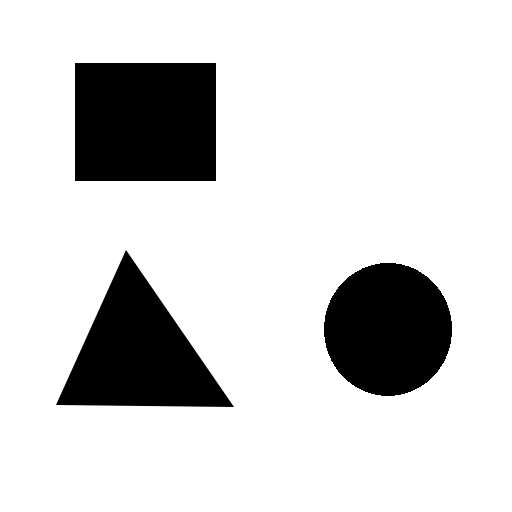
#> input picture APO_source/test_imgs/3shapes.bmp, 512 x 512 px, found by its file name; the run also reads 2 pictures not shown here
$ jupyter execute --allow-errors APO_Lab6_AnalizaObrazu.ipynb
#> lines starting #> are read from the running program, lines starting #| are printed output that depends on the picture; after the words box and inside, x2 and y2 are one past the last pixel; in counts of white or black regions, pixels touching at a corner belong together
# APO Lab 6 Analiza obrazu

[cell 1]
from google.colab.patches import cv2_imshow
import cv2
import numpy as np
from matplotlib import pyplot as plt
import random

from sklearn.metrics import accuracy_score
from sklearn.metrics import confusion_matrix
from sklearn.metrics import ConfusionMatrixDisplay
from sklearn.metrics import classification_report

!WAŻNE! Aby poniższy plik działał na Google Colab, należy wgrać plik '3shapes.bmp' do Zad1 oraz pliki 'svm_utils.py', 'train_ryz.jpg', 'train_fasola.jpg', 'train_soczewica.jpg', 'test1.jpg' do Zad2. Z panelu po lewej stronie wybieramy ikonę folderu ('Files') a następnie 'Upload' i wybieramy plik (wcześniej ściągnięte na dysk twardy z UBI).

# Zadanie 1

[cell 2]
# Wczytanie obrazu pierwotnego
img = cv2.imread('3shapes.bmp', cv2.IMREAD_GRAYSCALE)
#> img is the input picture: shape (512, 512); min 0, max 255, mean 212.3
#cv2_imshow(img)
plt.figure(figsize=(10,10))
plt.imshow(img, cmap='gray')

Funkcja cv2.findContours pozwala w prosty sposób wybrać z obrazu binarnego obiekty a właściwie ich kontury/obrysy. Jej ierwszym argumentem wejściowym jest oczywiście obraz. Dwa kolejne parametry definiują szczegóły generowania konturów. Drugi parametr określa czy znalezione zostaną wyłącznie kontóry zewnętrzne czy wszystie i określa hierarchiczność. W tym przykładzie będziemy korzystać z opcji *cv2.RETR_LIST*, która generuje wszystkie kontóry w obrazie bez ustalania ich hierarchii. Trzeci paramer określa czy i w jaki sposób kontury obiektów będą przybliżane (aproksymowane) aby zminimalizować liczbę punktów niezbędnych do przechowania. W tym przykładzie będziemy korzystać z opcji *cv2.CHAIN_APPROX_SIMPLE*, która enkoduje linie poziome, pionowe i nachylone pod kątem 45 stopni.

Pozostałe opcje drugiego parametru:

*   RETR_EXTERNAL
Python: cv.RETR_EXTERNAL
retrieves only the extreme outer contours. It sets hierarchy[i][2]=hierarchy[i][3]=-1 for all the contours.

*   RETR_LIST
Python: cv.RETR_LIST
retrieves all of the contours without establishing any hierarchical relationships.

*   RETR_CCOMP
Python: cv.RETR_CCOMP
retrieves all of the contours and organizes them into a two-level hierarchy. At the top level, there are external boundaries of the components. At the second level, there are boundaries of the holes. If there is another contour inside a hole of a connected component, it is still put at the top level.

*   RETR_TREE
Python: cv.RETR_TREE
retrieves all of the contours and reconstructs a full hierarchy of nested contours.

*   RETR_FLOODFILL
Python: cv.RETR_FLOODFILL

Pozostałe opcje trzeciego parametru:

*   CHAIN_APPROX_NONE
Python: cv.CHAIN_APPROX_NONE
stores absolutely all the contour points. That is, any 2 subsequent points (x1,y1) and (x2,y2) of the contour will be either horizontal, vertical or diagonal neighbors, that is, max(abs(x1-x2),abs(y2-y1))==1.

*   CHAIN_APPROX_SIMPLE
Python: cv.CHAIN_APPROX_SIMPLE
compresses horizontal, vertical, and diagonal segments and leaves only their end points. For example, an up-right rectangular contour is encoded with 4 points.

*   CHAIN_APPROX_TC89_L1
Python: cv.CHAIN_APPROX_TC89_L1
applies one of the flavors of the Teh-Chin chain approximation algorithm

*   CHAIN_APPROX_TC89_KCOS
Python: cv.CHAIN_APPROX_TC89_KCOS
applies one of the flavors of the Teh-Chin chain approximation algorithm

[Referencja] Dokumentacja: https://docs.opencv.org/2.4/modules/imgproc/doc/structural_analysis_and_shape_descriptors.html#findcontours

[cell 3]
# preporcessing
ret,thresh = cv2.threshold(img,127,255,0) # pogowanie obrazu pierwotnego aby uzyskac obraz binarny
#> thresh: shape (512, 512); 83.3% white; 3 black regions
contours,hierarchy = cv2.findContours(thresh, cv2.RETR_LIST, cv2.CHAIN_APPROX_SIMPLE) # funkcja znajdywania kontórow w obrazie binarnym
#> contours = 4 contours; box (x1, y1, x2, y2) and area: (0, 0, 512, 512) 261121, (74, 62, 217, 182) 16896, (55, 250, 235, 408) 14110, (323, 262, 453, 397) 13539
len(contours) # liczb znalezionych konturów
#> Out = 4

Jak łatwo zauważyć pomimo że na obrazie są trzy obiekty to algorytm znalazł 4 kontury. Zobaczmy dlaczego. Narysyjemy wszystkie znalezione kontury na obrazie.

[cell 4]
# Rysowanie kontórów na obrazie

img2 = cv2.cvtColor(img,cv2.COLOR_GRAY2RGB) # konwersja z szaroodcieniowego do RGB (właściwie to kolejność BGR) aby można było rysować kolorowe kontury

# rysujemy pierwszy kontur kolorem niebieskim
cnt = contours[0]
#> cnt = contour of 180 points, box (x1, y1, x2, y2) (323, 262, 453, 397), area 13539
cv2.drawContours(img2, [cnt], 0, (255,0,0), 3)

# rysujemy drugi kontur kolorem zielonym
cnt = contours[1]
#> cnt = contour of 244 points, box (x1, y1, x2, y2) (55, 250, 235, 408), area 14110
cv2.drawContours(img2, [cnt], 0, (0,255,0), 3)

# rysujemy trzeci kontur kolorem czerwonym
cnt = contours[2]
#> cnt = [[74, 63], [75, 62], [215, 62], [216, 63], [216, 180], [215, 181], [75, 181], [74, 180]]
cv2.drawContours(img2, [cnt], 0, (0,0,255), 3)

# rysujemy czwarty kontur innym kolorem
cnt = contours[3]
#> cnt = [[0, 0], [0, 511], [511, 511], [511, 0]]
cv2.drawContours(img2, [cnt], 0, (255,255,0), 3)

#cv2_imshow(img2)
plt.figure(figsize=(10,10))
plt.imshow(img2)

Jak widać algorytm znajduje również kontur najbardziej zewnętrzny, czyli ramkę obrazu. Poniżej definicja funkcji która wczytuje obraz i wyświetla naniesione kolorowe kontury na obraz po progowaniu. Zachęcam do przetestowania różnych kombinacji parametrów funkcji *cv2.findContours*.

[cell 5]
def find_and_show_contours (fname):
#> called with fname = 'train_fasola.jpg'
  img = cv2.imread(fname, cv2.IMREAD_GRAYSCALE)
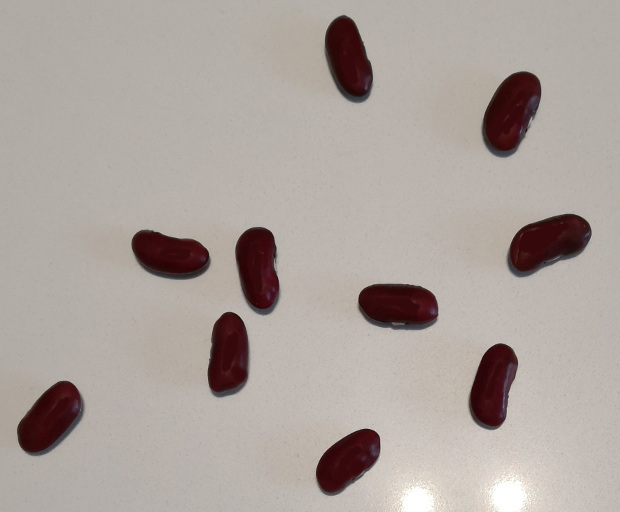
#> input picture APO_source/train_imgs/train_fasola.jpg, 620 x 512 px, found by its file name
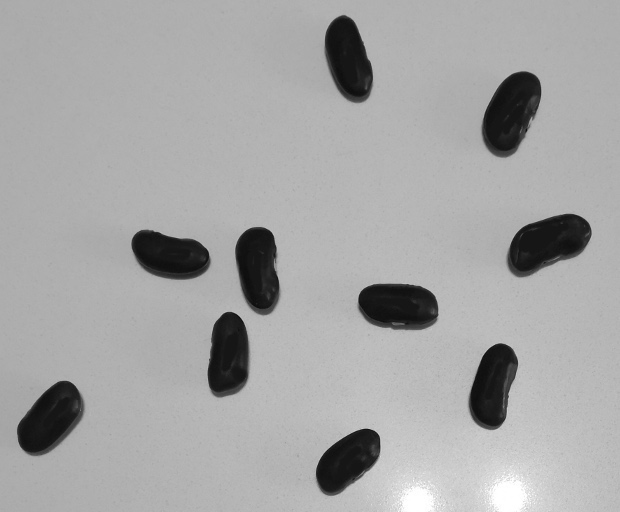
#> img: shape (512, 620); min 12, max 255, mean 165.5
  ret,thresh = cv2.threshold(img,127,255,0)
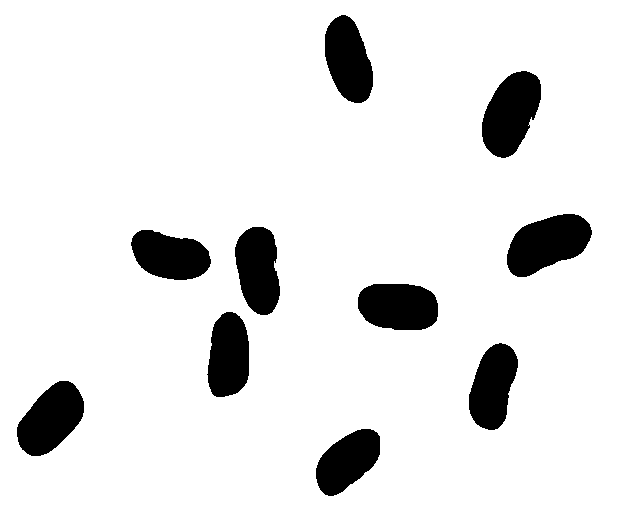
#> thresh: shape (512, 620); 90.2% white; 10 black regions
  contours,hierarchy = cv2.findContours(thresh, cv2.RETR_CCOMP, cv2.CHAIN_APPROX_NONE)
#> contours = 11 contours; largest, box (x1, y1, x2, y2) and area: (0, 0, 620, 512) 316309, (506, 213, 593, 278) 3689, (481, 70, 542, 159) 3621, (16, 380, 85, 457) 3373, (357, 283, 439, 331) 3254
# mode: cv2.RETR_EXTERNAL / cv2.RETR_FLOODFILL
# approximation: cv2.CHAIN_APPROX_NONE / cv2.CHAIN_APPROX_SIMPLE
  img3 = cv2.cvtColor(thresh,cv2.COLOR_GRAY2RGB)
#> img3: shape (512, 620, 3); 90.2% white; 10 black regions, largest, box (x1, y1, x2, y2) and area: (507, 214, 592, 277) 3583, (482, 71, 541, 158) 3514, (17, 381, 84, 456) 3281
  for cnt in contours:
    cv2.drawContours(img3, [cnt], 0, (random.randrange(50,200,25),random.randrange(50,200,25),random.randrange(50,200,25)), 3)
#> this loop made 11 passes
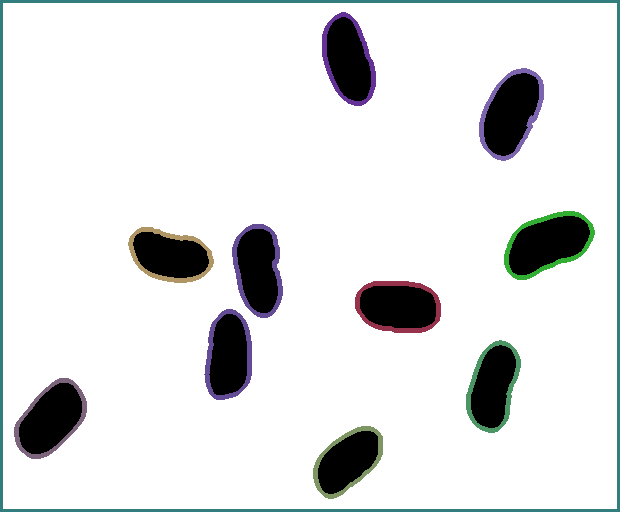
#> img3: shape (512, 620, 3); mean B, G, R 226, 225.7, 224.2
  #cv2_imshow(img3)
  plt.figure(figsize=(10,10))
  plt.imshow(img3)

[cell 6]
find_and_show_contours ('train_fasola.jpg')

## Zad 1. a) Obliczenie momentów

Do obliczania momentów centralnych obrazu (obiektu) służy wbudowana funkcja opencv *cv2.moments*. Może ona przyjmować jako argument wejściowy cały obraz lub kontur (uzyskany z poprzednio użytej funkcji *cv2.findContours*).

Funkcja ta wylicza momenty do 3 rzędu wiec w wyniku otrzymujemy 24 wartości. W języku python wynik jest w postaci 'dict'.

[Referencja] Dokumentacja: https://docs.opencv.org/2.4/modules/imgproc/doc/structural_analysis_and_shape_descriptors.html?highlight=cv2.moments#cv2.moments

[cell 7]
# obliczanie momentów dla całego obrazu
M_img = cv2.moments(img)
#> M_img = moments, m00 55662581, centre m10/m00, m01/m00 = (263.3, 255)
M_img
#> Out has the same summary as M_img

[cell 8]
# obliczanie momentów dla pojedynczego obiektu
cnt = contours[0]
#> cnt = contour of 180 points, box (x1, y1, x2, y2) (323, 262, 453, 397), area 13539
M = cv2.moments(cnt)
#> M = moments, m00 13539, centre m10/m00, m01/m00 = (387.5, 328.9)
M
#> Out has the same summary as M

## Zad 1. b) Obliczenie pola powierzchni i obwodu

Aby obliczyć pole powierzchni i obwodu również można użyć wbudowanych funkcji biblioteki OpenCV.

[cell 9]
area = cv2.contourArea(cnt)
#> area = 13539
area
#> Out = 13539

[cell 10]
perimeter = cv2.arcLength(cnt,True) # Drugi argument określa czy kształt ma zamknięty kontur (wtedy podajemy True) czy jest to krzywa
#> perimeter = 434.6
perimeter
#> Out = 434.6

## Zad 1. c) Obliczanie współczynników kształtu

Do obliczenia wybranych współczynników kształtu również można wspomóc się funkcjami z biblioteki OpenCV.

[cell 11]
#aspect ratio
x,y,w,h = cv2.boundingRect(cnt)
#> x = 323; y = 262; w = 130; h = 135
aspect_ratio = float(w)/h
#> aspect_ratio = 0.963
aspect_ratio
#> Out = 0.963

[cell 12]
#extent
area = cv2.contourArea(cnt)
x,y,w,h = cv2.boundingRect(cnt)
rect_area = w*h
#> rect_area = 17550
extent = float(area)/rect_area
#> extent = 0.771
extent
#> Out = 0.771

[cell 13]
#solidity
area = cv2.contourArea(cnt)
hull = cv2.convexHull(cnt)
#> hull = contour of 53 points, box (x1, y1, x2, y2) (323, 262, 453, 397), area 13634
hull_area = cv2.contourArea(hull)
#> hull_area = 13634
solidity = float(area)/hull_area
#> solidity = 0.993
solidity
#> Out = 0.993

[cell 14]
# equivalentDiameter
area = cv2.contourArea(cnt)
equi_diameter = np.sqrt(4*area/np.pi)
#> equi_diameter = 131.3
equi_diameter
#> Out = 131.3

# Zadanie 2

Opracować algorytm i uruchomić aplikację realizującą klasyfikację obiektu/obrazu na podstawie utworzonego w Zadaniu 1 wektora cech. Klasyfikacja realizowana za pomocą SVM na podstawie zbioru uczącego podanego przez prowadzącego.

## Przykład podziału płaszczyzny przez SVM (Support Vector Machine)

Zakładając że mamy dwie cechy opisujące każdy obiekt, możemy utworzyć płaszczyznę i nanieść na nią punkty odpowiadające każdemu obiektowi. Załóżmy że wiemy że obiekty należą do dwóch klas. Zadaniem klasyfikatora jest wyznaczenie podziału płaszczyzny na dwa rozłączne obszary odpowiadające każdej z klas, czyli na znalezieniu tzw. granicy decyzyjnej między klasami. Prosty przykład poniżej (nie trzeba wnikliwie analizować kodu, tym zajmiemy się w dalszej części).

[cell 15]
# Set up training data
labels = np.array([1, -1, -1, -1])
trainingData = np.matrix([[501, 10], [255, 10], [501, 255], [10, 501]], dtype=np.float32)
#labels.shape

[cell 16]
# Train the SVM
svm = cv2.ml.SVM_create()
svm.setType(cv2.ml.SVM_C_SVC)
svm.setKernel(cv2.ml.SVM_LINEAR)
svm.setTermCriteria((cv2.TERM_CRITERIA_MAX_ITER, 100, 1e-6))
svm.train(trainingData, cv2.ml.ROW_SAMPLE, labels)
#> Out = True

[cell 17]
# Image for visual representation
width = 512
height = 512
image = np.zeros((height, width, 3), dtype=np.uint8)
# Show the decision regions given by the SVM
green = (0,255,0)
blue = (255,0,0)
for i in range(image.shape[0]):
    for j in range(image.shape[1]):
        sampleMat = np.matrix([[j,i]], dtype=np.float32)
        response = svm.predict(sampleMat)[1]
        if response == 1:
            image[i,j] = green
        elif response == -1:
            image[i,j] = blue
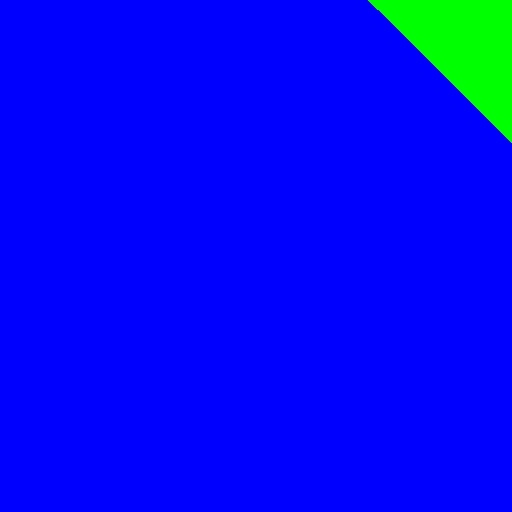
#> image: shape (512, 512, 3); mean of channels 0, 1, 2 245, 10, 0; drawn as B, G, R
# Show the training data
thickness = -1
for dataPoint in trainingData:
  cv2.circle(image, (dataPoint[0,0], dataPoint[0,1]), 5, (  0,   0,   0), thickness)
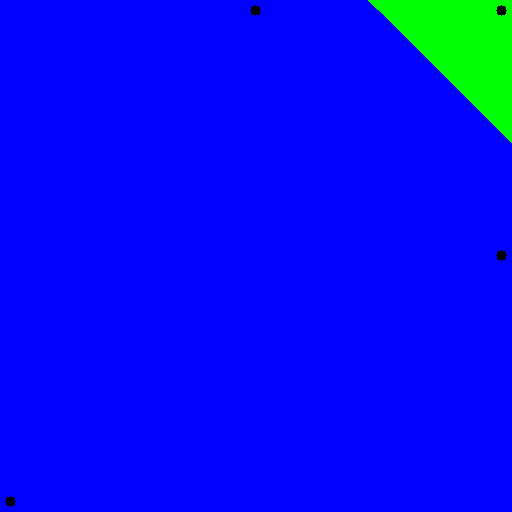
#> image: shape (512, 512, 3); 0.12% of pixels changed, all inside (x1, y1, x2, y2) = (5, 5, 507, 507); drawn as B, G, R
# Show support vectors
thickness = 2
sv = svm.getUncompressedSupportVectors()
#> sv = [[501, 10], [255, 10], [501, 255]]
for i in range(sv.shape[0]):
    cv2.circle(image, (sv[i,0], sv[i,1]), 6, (128, 128, 128), thickness)
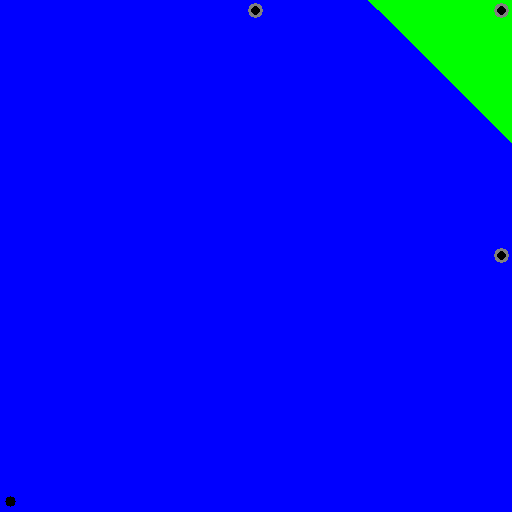
#> image: shape (512, 512, 3); 0.13% of pixels changed, all inside (x1, y1, x2, y2) = (248, 3, 509, 263); drawn as B, G, R

#cv2_imshow(image)
plt.figure(figsize=(10,10))
plt.imshow(image)

Jak wydać płaszczyna cech została podzielona na dwa zbiory odpowiadające klasom. Linę podziału można by poprowadzić w wielu miejscach. Dlaczego tutaj jest akurat w tym miejscu?
Otóż cechą SVM jest wyznaczanie granicy decyzyjnej rozdzielającej z maksymalnym marginesem przykłady należące do różnych klas.

[Rysunek z: https://docs.opencv.org/2.4/doc/tutorials/ml/introduction_to_svm/introduction_to_svm.html gdzie można również dowiedzieć się więcej o działaniu SVM]

W tych prostych przykładach widocznych na dwóch rysunkach powyżej mamy doczynienia z dwuwymiarową przestrzenią cech. W praktyce dotyczącej klasyfikacji obrazów/obiektów często wektory cech zawierają znacznie więcej niż dwie cechy. Przestrzeń cech staje się wielowymiarowa a granica decyzyjna może być skomplikowaną hiperpłaszczyzną.

SVM cechuje się, tym że próbuje oddzielić dane funkcją liniową, a jeśli to nie wychodzi przenosi dane do wyższych wymiarów przy użyciu tzw. funkcji jądrowych (kernel functions) i wtedy jeszcze raz próbuje znaleźć optymalny podział. [tutaj bardzo proste wyjaśnienie działania SVM: https://tomaszkacmajor.pl/index.php/2016/04/17/support-vector-machine/]

SVM wciąż jest często wykorzystywany przy klasyfikacji obrazów/obiektów ze względu na dużą efektywność obliczeniową (złożoność rośnie tylko liniowo wraz z liczbą wymiarów), relatywnie szybki czas uczenia klasyfikatora i małe wymagania liczby przykładów zbioru uczącego (szczególnie w porównaniu z popularnym głębokim uczeniem).

## Trening i testowanie SVM

Klasyfikacja przy użyciu SVM również może być w prosty sposób zrealizowana przy użyciu biblioteki OpenCV. Poniżej przedstawiam przykład klasyfikacji obiektów należących do trzech klas 'ryż', 'soczewica' i 'fasola'. Obiekty będą klasyfikowane na podstawie wektora cech złożonego z cech prezentowanych w Zadaniu 1.

Jak większość klasyfikatorów SVM do wyuczenia potrzebuje etykietowanych danych treningowych czyli etykiety w postaci nazwy klasy odpowiedno dla każdego wektora cech.

Implementacja SVM w OpenCV wymaga aby dane uczące dla klasyfikatora były podane w postaci macierzy (n,m) gdzie n to liczba przykładów (próbek). Wymiar macierzy (zmiennej) zawierającej etykiety powienien być (n,1). W wersji w języku python zmienne te powinny być typu np.int64.

[cell 18]
# przygotowane obrazy zawierające dane obiekty zbioru uczącego
img1 = cv2.imread('train_ryz.jpg', cv2.IMREAD_GRAYSCALE)
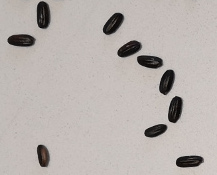
#> input picture APO_source/train_imgs/train_ryz.jpg, 217 x 175 px, found by its file name
img2 = cv2.imread('train_soczewica.jpg', cv2.IMREAD_GRAYSCALE)
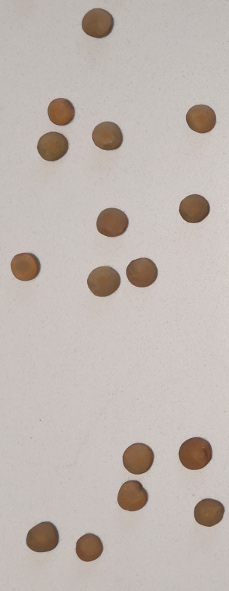
#> input picture APO_source/train_imgs/train_soczewica.jpg, 229 x 591 px, found by its file name
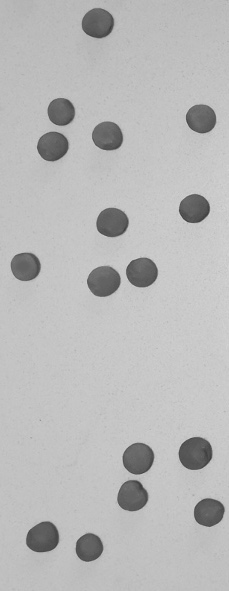
#> img2: shape (591, 229); min 59, max 212, mean 185.7
#> (the rest of the program and of its run is left out)
